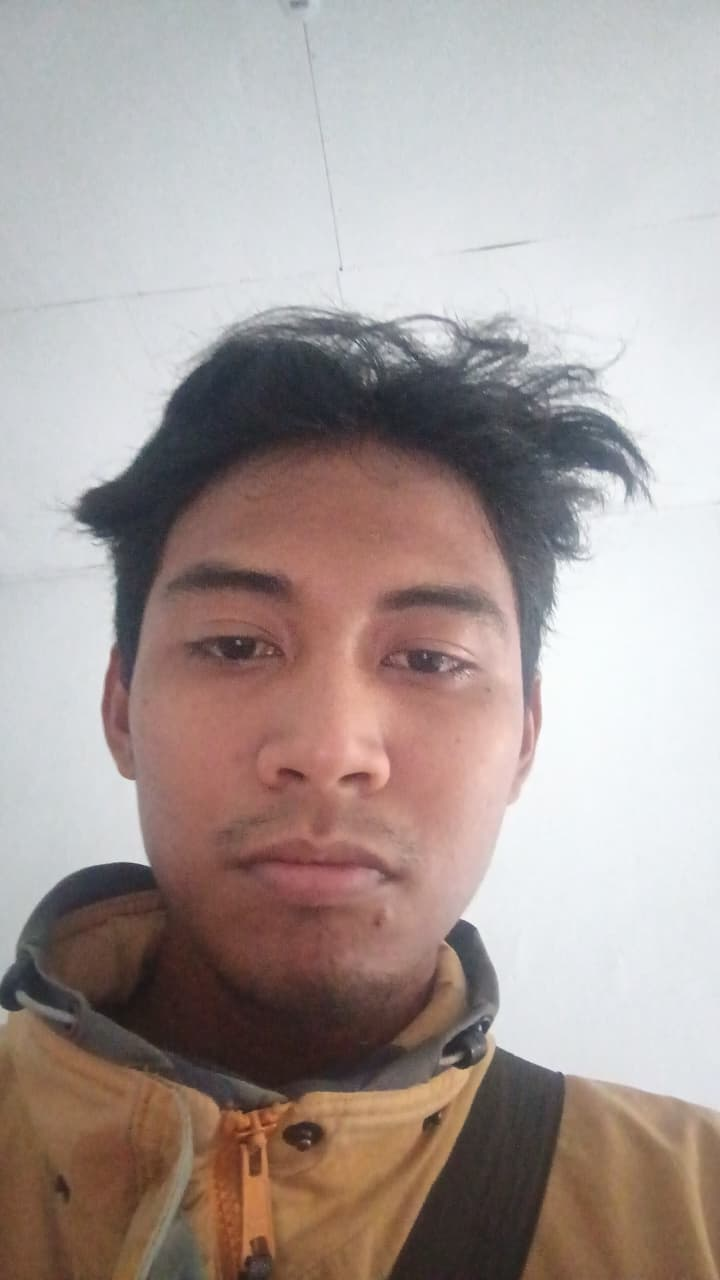
#> input picture Pertemuan 12/yordan.jpeg, 720 x 1280 px
$ jupyter execute viewAndClippingImage.ipynb
#> lines starting #> are read from the running program, lines starting #| are printed output that depends on the picture
[cell 1]
from PIL import Image
import matplotlib.pyplot as plt

# Load Image
img = Image.open('yordan.jpeg')
#> img is the input picture: PIL image 720x1280 RGB; mean R, G, B 168.3, 155.5, 151.9
w, h = img.size
#> w = 720; h = 1280

# Definisikan area crop
crop_areas = {
    "Atas Kiri": (0, 0, int(w*0.5), int(h*0.5)),
    "Tengah": (int(w*0.25), int(h*0.25), int(w*0.75), int(h*0.75)),
    "Bawah Kanan": (int(w*0.110), int(h*0.5), w, h)
}

# Tampilkan hasil crop
plt.figure(figsize=(15, 10))

# Gambar asli
plt.subplot(1, 4, 1)
plt.imshow(img)
plt.title("Asli")
plt.axis('off')

# Hasil
for i, (nama, area) in enumerate(crop_areas.items(), 2):
    cropped = img.crop(area)

    plt.subplot(1, 4, i)
    plt.imshow(cropped)
    plt.title(nama)
    plt.axis('off')
#> this loop made 3 passes
#> pass 1, `cropped = img.crop(area)`:
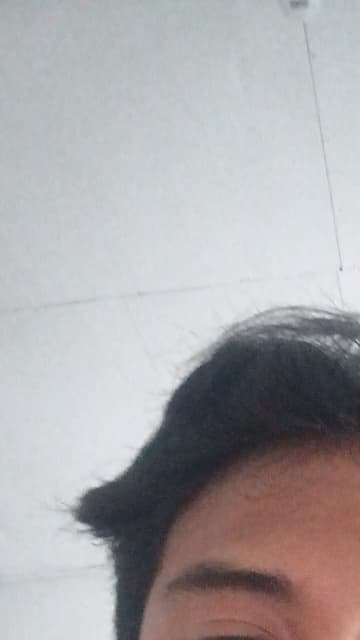
#> cropped: PIL image 360x640 RGB; mean R, G, B 170.1, 167.1, 169.2
#> pass 2, `cropped = img.crop(area)`:
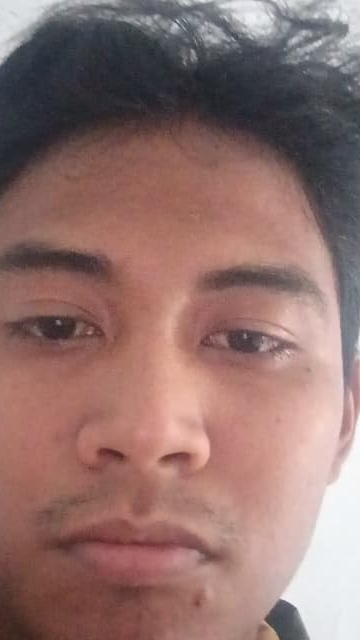
#> cropped: PIL image 360x640 RGB; mean R, G, B 145.3, 113.9, 109.8
#> pass 3, `cropped = img.crop(area)`:
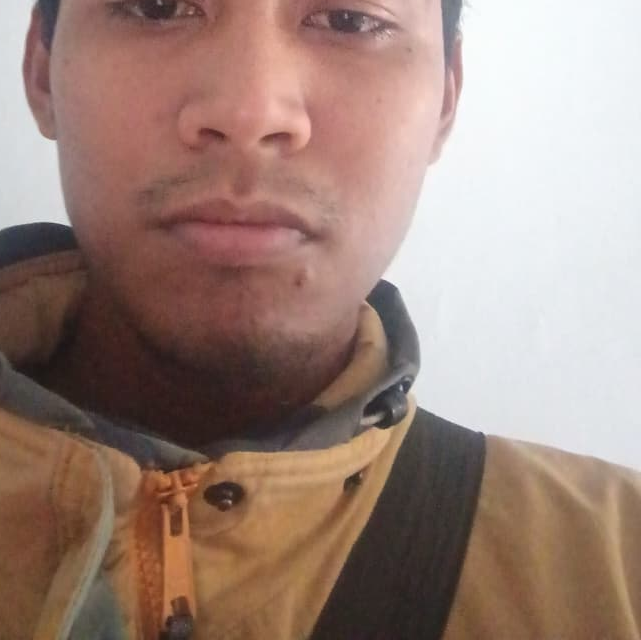
#> cropped: PIL image 641x640 RGB; mean R, G, B 157.6, 132.7, 123

plt.tight_layout()
plt.show()
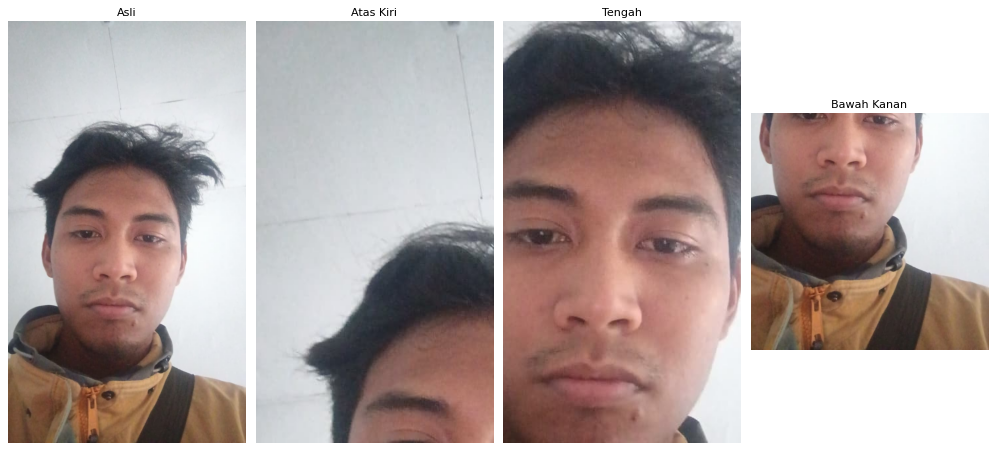
#> figure drawn by matplotlib, 4 panels
